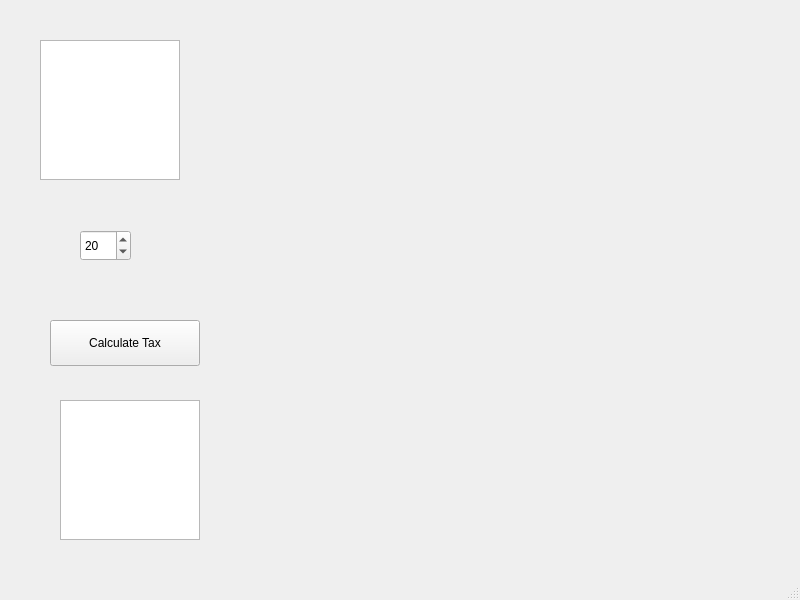
<?xml version="1.0" encoding="UTF-8"?>
<ui version="4.0">
 <class>MainWindow</class>
 <widget class="QMainWindow" name="MainWindow">
  <property name="geometry">
   <rect>
    <x>0</x>
    <y>0</y>
    <width>800</width>
    <height>600</height>
   </rect>
  </property>
  <property name="windowTitle">
   <string>MainWindow</string>
  </property>
  <widget class="QWidget" name="centralwidget">
   <widget class="QTextEdit" name="price_box">
    <property name="geometry">
     <rect>
      <x>40</x>
      <y>40</y>
      <width>140</width>
      <height>140</height>
     </rect>
    </property>
   </widget>
   <widget class="QSpinBox" name="tax_rate">
    <property name="geometry">
     <rect>
      <x>80</x>
      <y>230</y>
      <width>51</width>
      <height>31</height>
     </rect>
    </property>
    <property name="value">
     <number>20</number>
    </property>
   </widget>
   <widget class="QPushButton" name="calc_tax_button">
    <property name="geometry">
     <rect>
      <x>50</x>
      <y>320</y>
      <width>150</width>
      <height>46</height>
     </rect>
    </property>
    <property name="text">
     <string>Calculate Tax</string>
    </property>
   </widget>
   <widget class="QTextEdit" name="results_window">
    <property name="geometry">
     <rect>
      <x>60</x>
      <y>400</y>
      <width>140</width>
      <height>140</height>
     </rect>
    </property>
   </widget>
  </widget>
  <widget class="QMenuBar" name="menubar">
   <property name="geometry">
    <rect>
     <x>0</x>
     <y>0</y>
     <width>800</width>
     <height>38</height>
    </rect>
   </property>
  </widget>
  <widget class="QStatusBar" name="statusbar"/>
 </widget>
 <resources/>
 <connections/>
</ui>
